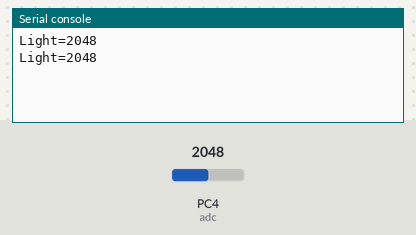
The program below on a simulated pyboard running MicroPython. Shown: the last lines printed to the serial console. Inputs (shaded band) come from the test bench; at power-on: PC4 (adc) = 2048 (analog values on the 0–4095 scale).

Above: at 1.2 s.
1.3 s: PC4 (adc) set to 2866
At 2.6 s:
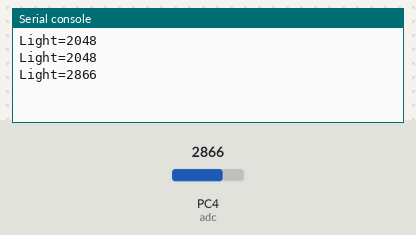
2.8 s: PC4 (adc) set to 3603
At 3.8 s:
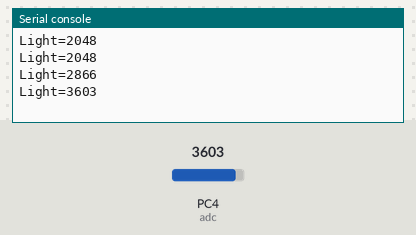
Timing chart, 0 to 5.8 s (numbered marks = the images above; inputs shaded):
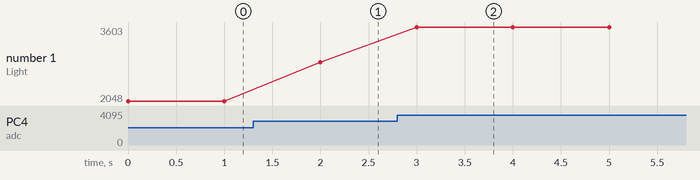

The program:

Nicla_Light_Sensor_ADC_A0.py
```python
# Light Sensor (A0) - By: marcelo_rovai - Wed Oct 4 2023

import pyb
from time import sleep

adc = pyb.ADC(pyb.Pin("PC4"))     # create an analog object from a pin
val = adc.read()                  # read an analog value

while (True):

    val = adc.read()
    print ("Light={}".format (val))
    sleep (1)
```

Measured:
- after the input at 1.3 s, the serial console: prints a new line after 0.70 s (image 1)
- after the input at 2.8 s, the serial console: prints a new line after 0.20 s (image 2)
- plotted number 1: 2048 → 2866 after the input at 1.3 s, 2866 → 3603 after the input at 2.8 s
